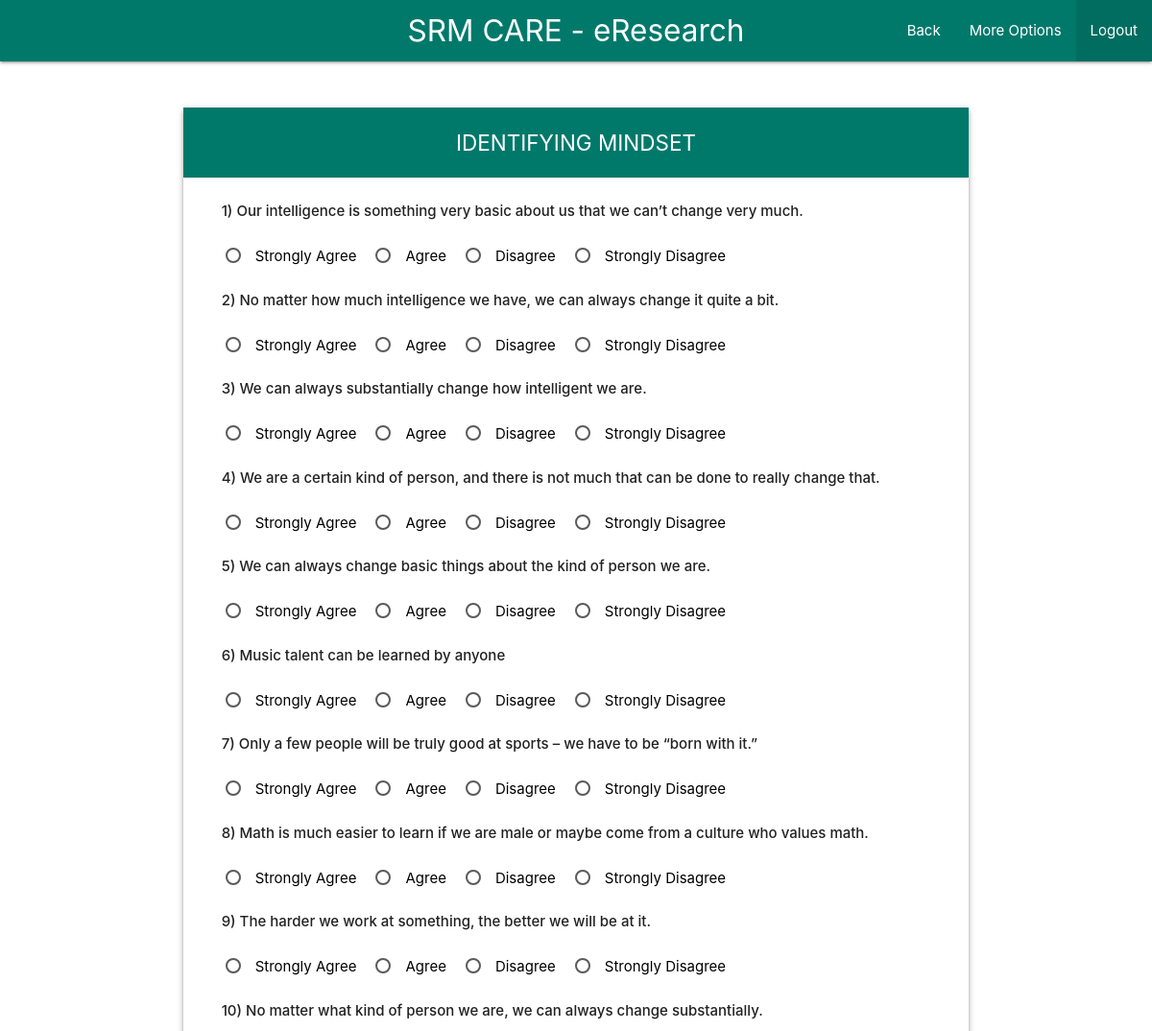
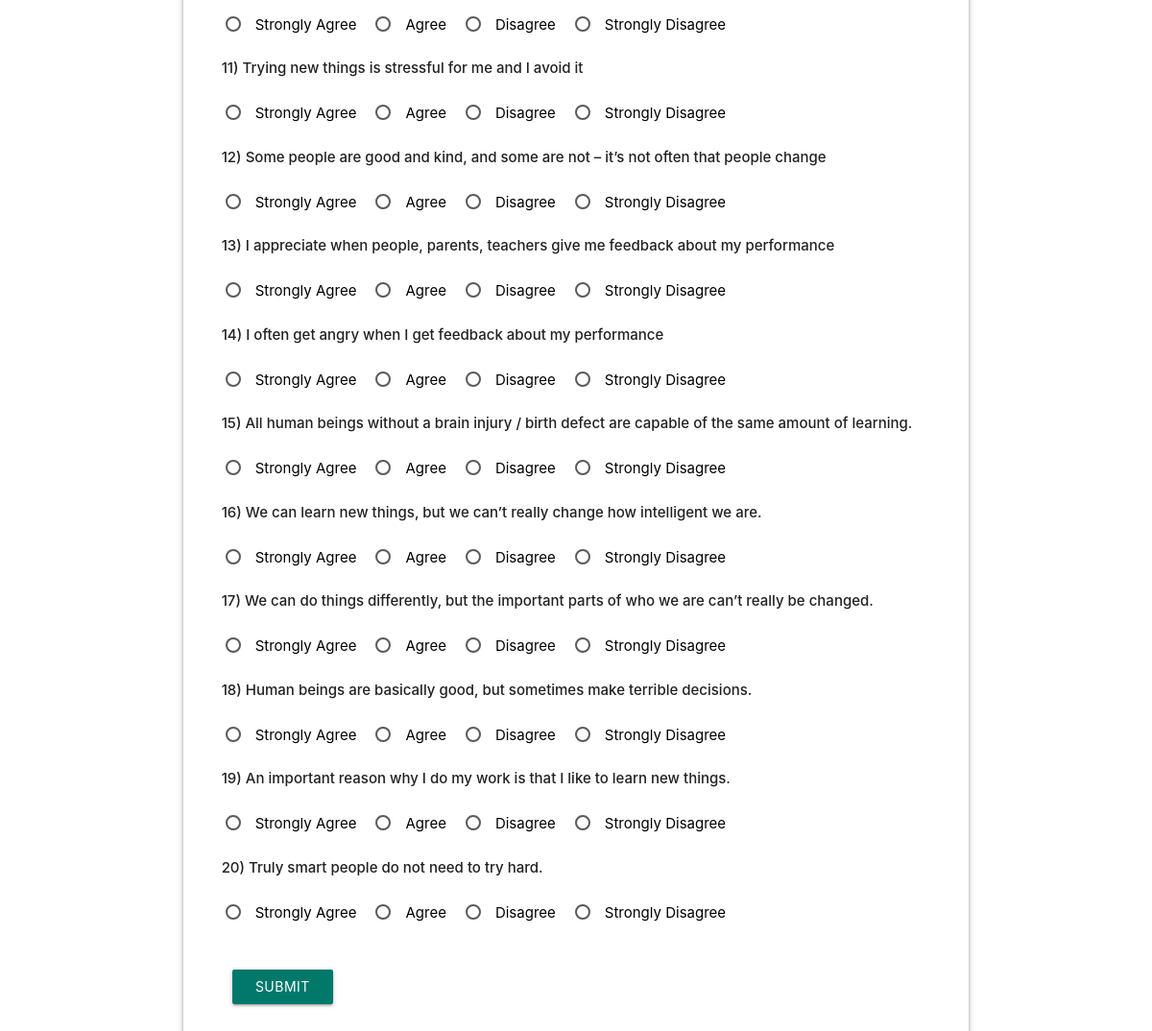
Screenshot of /login/user/identify/mindset.php (signed in) with the database file from the repository (2 pictures, top to bottom).
### tables this page shows
CREATE TABLE `mindset` (
  `id` int(11) NOT NULL,
  `question` text NOT NULL,
  `type` int(11) NOT NULL
);

### includes/general.php (called while the page is built, shortened)
<?php
$nav_title="SRM CARE - eResearch";
$color="teal darken-2";
?>

### login/user/identify/mindset.php (the view, shortened to what this page needs)
<?php
    include_once("../../../includes/config.php");
    include_once("../../../includes/general.php");
?>
<html>
    <head>
      <link type="text/css" rel="stylesheet" href="../../../css/materialize.min.css"  media="screen,projection"/>
      <link href="../../css/material-icons.css" rel="stylesheet">
    </head>
    <body>
 <nav>
    <div class="<?php echo $color; ?> nav-wrapper">
      <a href="#!" class="brand-logo hide-on-small-only center"><?php echo $nav_title; ?></a>
      <ul id="nav-mobile" class="right hide-on-med-and-down">
        <li><a href="index.php">Back</a></li>
        <li><a class="dropdown-trigger" data-target="dropdown1">More Options</a></li>
        <li class="active"><a href="../../../index.php">Logout</a></li>
      </ul>
    </div>
  </nav>
    <div class="container">
      <div class="row">
        <div class="col s12">
          <div class="card z-depth-2">
             <div id="l1" class="login center-align <?php echo $color; ?> white-text">IDENTIFYING MINDSET</div>
            <div class="card-content">
                <div class="row mindset" style="margin-left: 2%;">
                  <?php
                    $sql = "SELECT * FROM mindset";
                    if($result = mysqli_query($conn, $sql)) {
                      while($row = mysqli_fetch_assoc($result)) {
                        echo "<p><strong>".$row['id'].")&nbsp;".$row['question']."</strong></p>";
                        echo "<br>";
                        if($row['type'] == 0) {
                          echo "
                          <p>
                            <label>
                              <input name='q".$row['id']."' type='radio' value='0'/>
                              <span>Strongly Agree</span>
                            </label>
                            &nbsp;&nbsp;
                            <label>
                              <input name='q".$row['id']."' type='radio' value='1'/>
                              <span>Agree</span>
                            </label>
                            &nbsp;&nbsp;
                            <label>
                              <input name='q".$row['id']."' type='radio' value='2'/>
                              <span>Disagree</span>
                            </label>
                            &nbsp;&nbsp;
                            <label>
                              <input name='q".$row['id']."' type='radio' value='3'/>
                              <span>Strongly Disagree</span>
                            </label>
                          </p>
                          <br>
                          ";
                        } else {
                          echo "
                          <p>
                            <label>
                              <input name='q".$row['id']."' type='radio' value='3'/>
                              <span>Strongly Agree</span>
                            </label>
                            &nbsp;&nbsp;
                            <label>
                              <input name='q".$row['id']."' type='radio' value='2'/>
                              <span>Agree</span>
                            </label>
                            &nbsp;&nbsp;
                            <label>
                              <input name='q".$row['id']."' type='radio' value='1'/>
                              <span>Disagree</span>
                            </label>
                            &nbsp;&nbsp;
                            <label>
                              <input name='q".$row['id']."' type='radio' value='0'/>
                              <span>Strongly Disagree</span>
                            </label>
                          </p>
                          <br>
                          ";
                        }
                      }
                    }
                  ?>
                  <div class="col s4 m2">
                      <a class="btnsize waves-effect waves-light btn <?php echo $color?>" id="submit">Submit</a>
                  </div>
                </div>
            </div>
            </div>
          </div>
        </div>
      </div>
    </body>
  </html>

### login/user/identify/mindset.php (style rules this page uses)
.container { position: relative; top: 5%; }
.login { padding: 20px; font-size: 1.5em; margin-bottom: 0px; }
.btnsize { min-width: 100% !important; margin-top: 25px; }
span { color: black; }

### rows the page displays
mindset: id "1", question "Our intelligence is something very basic about us that we can’t change very much."
mindset: id "2", question "No matter how much intelligence we have, we can always change it quite a bit."
mindset: id "3", question "We can always substantially change how intelligent we are."
mindset: id "4", question "We are a certain kind of person, and there is not much that can be done to really change that."
mindset: id "5", question "We can always change basic things about the kind of person we are."
mindset: id "6", question "Music talent can be learned by anyone"
mindset: id "7", question "Only a few people will be truly good at sports – we have to be “born with it.”"
mindset: id "8", question "Math is much easier to learn if we are male or maybe come from a culture who values math."
mindset: id "9", question "The harder we work at something, the better we will be at it."
mindset: id "10", question "No matter what kind of person we are, we can always change substantially."
mindset: id "11", question "Trying new things is stressful for me and I avoid it"
mindset: id "12", question "Some people are good and kind, and some are not – it’s not often that people change"
mindset: id "13", question "I appreciate when people, parents, teachers give me feedback about my performance"
mindset: id "14", question "I often get angry when I get feedback about my performance"
mindset: id "15", question "All human beings without a brain injury / birth defect are capable of the same amount of learning."
mindset: id "16", question "We can learn new things, but we can’t really change how intelligent we are."
mindset: id "17", question "We can do things differently, but the important parts of who we are can’t really be changed."
mindset: id "18", question "Human beings are basically good, but sometimes make terrible decisions."
mindset: id "19", question "An important reason why I do my work is that I like to learn new things."
mindset: id "20", question "Truly smart people do not need to try hard."

### other values shown
$nav_title "SRM CARE - eResearch"
